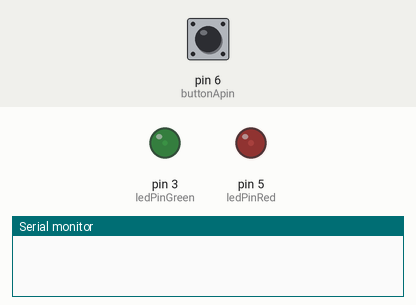
Simulated run of this sketch. Board: Arduino Uno, built with avr-gcc and run on an emulated ATmega328P. Parts: output pins drawn as LEDs (lit = HIGH), the last lines printed to the serial monitor. The test bench sets the inputs (shaded band); at power-on: pin 6 (buttonApin) HIGH.

Above: at 1.2 s.
1.3 s: pin 6 (buttonApin) pulled LOW for 0.15 s
At 2.58 s:
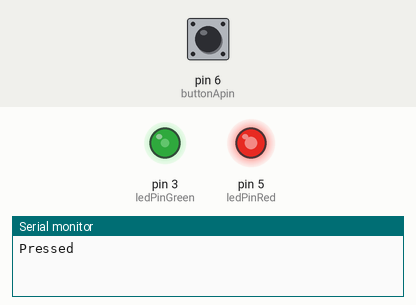
4.4 s: pin 6 (buttonApin) pulled LOW for 1 s
At 5.35 s:
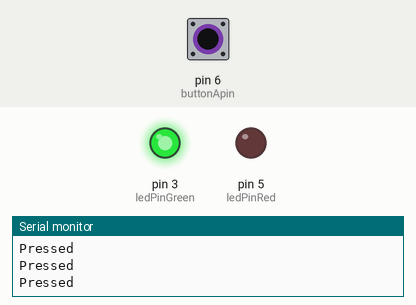
Timing chart, 0 to 13.4 s (numbered marks = the images above; inputs shaded):
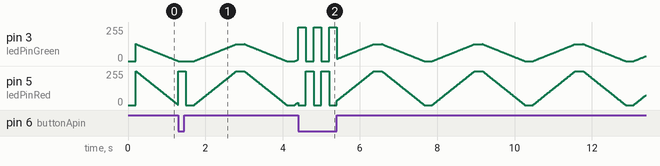

The sketch:

blinkingLed.ino.ino
```cpp
//www.kuongshun.com/
//2023.10.11

unsigned long myTime;
unsigned long lastMillis;
int ledPinRed = 5;
int ledPinGreen = 3;
int buttonApin = 6;
unsigned int redbrightness;
unsigned int greenbrightness;
int buttonState = 0;
int lastButtonState = 1;
int ledState = LOW;
bool safeToStart = false;
bool isFading = true;
int redbase = 255;
int greenbase = 128;
float fadeFactor = 1;


void setup()
{
  Serial.begin(9600);
  pinMode(ledPinRed, OUTPUT);
  pinMode(ledPinGreen, OUTPUT);
  pinMode(buttonApin, INPUT_PULLUP);
  analogWrite(ledPinRed, redbrightness);
  analogWrite(ledPinGreen, greenbrightness);
}

 void loop()
{
  myTime = millis();


  if(safeToStart == false){

    if(myTime -lastMillis > 10){
      lastMillis = millis();


        redbrightness = redbase * fadeFactor;
        greenbrightness = greenbase * fadeFactor;
        analogWrite(ledPinRed, redbrightness);
        analogWrite(ledPinGreen, greenbrightness);


        fadeFactor += (isFading == false) ? 0.01:-0.01;
    }
    if(fadeFactor >= 1.0){
    fadeFactor = 1.0;
    isFading = true;   // start fading down
    delay(200);
  }
  else if(fadeFactor <= 0.0){
    fadeFactor = 0.0;
    isFading = false;  // start fading up
    delay(200);
}
  }
  buttonState = digitalRead(buttonApin);
  // Detect button press (transition from HIGH to LOW)
  if (buttonState == LOW)
  {
    ledState = !ledState;  // toggle LED
    digitalWrite(ledPinRed, ledState);

    digitalWrite(ledPinGreen, !ledState);
    Serial.println("Pressed");
    delay(200); // simple debounce
  }
}
```
